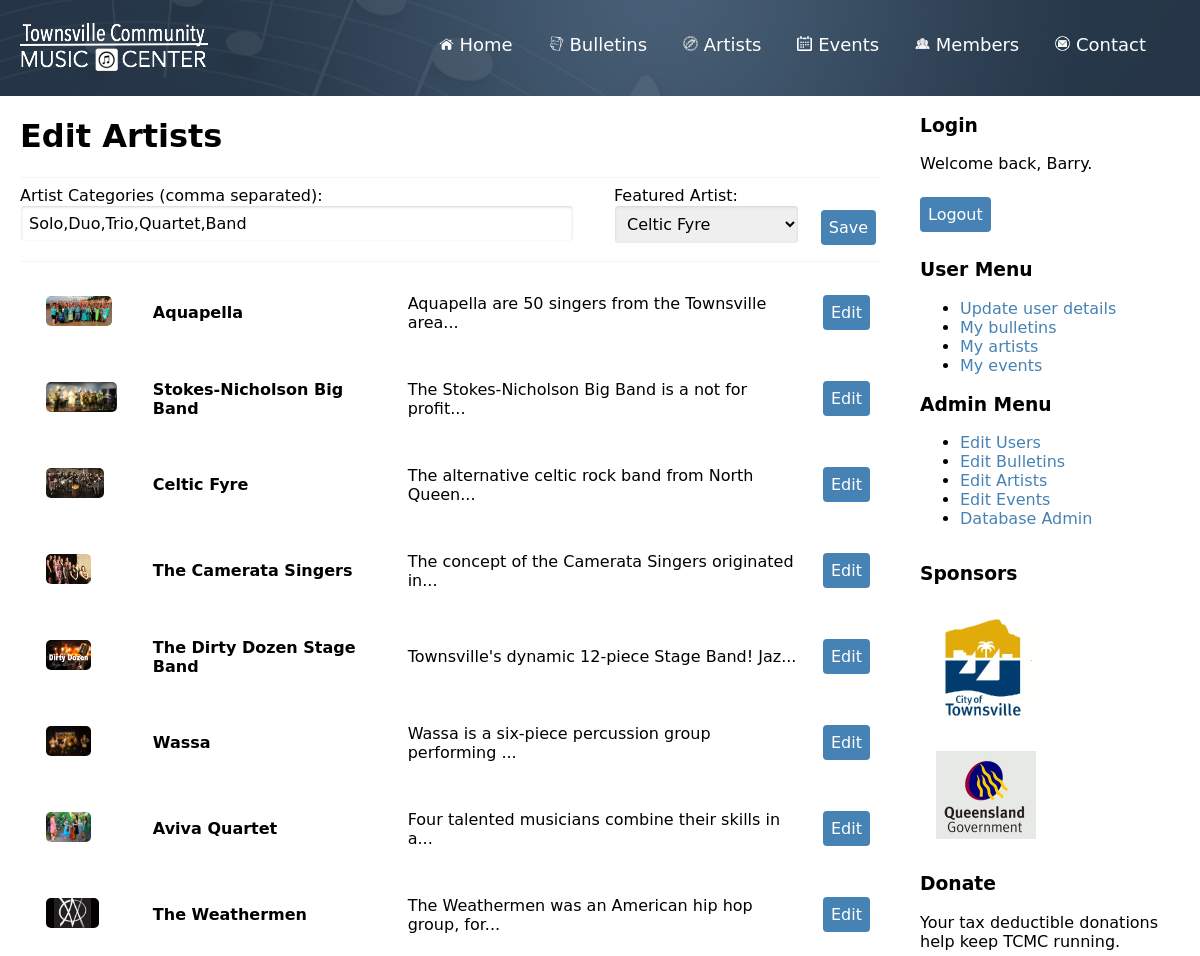
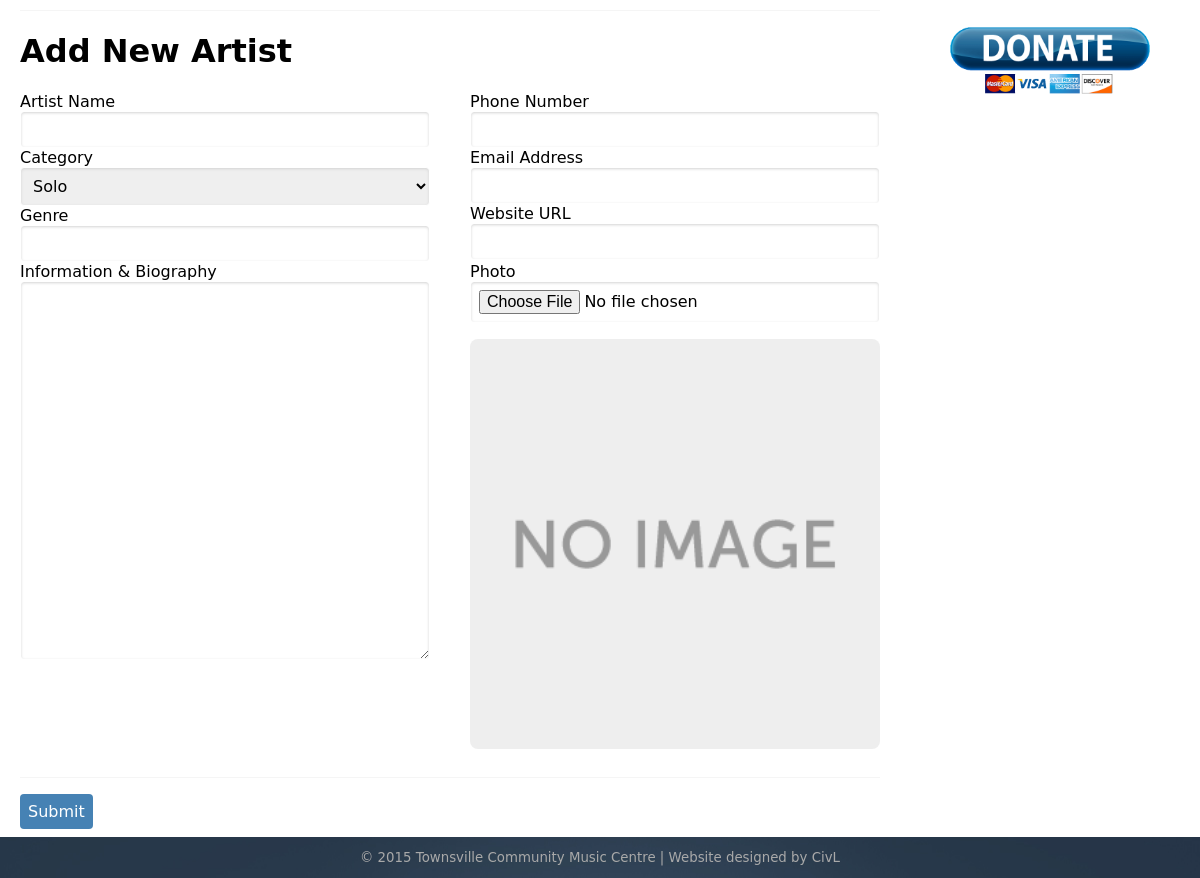
The app's page /adminArtist.php (signed in) with its own data (2 pictures, top to bottom).
### tables this page shows
CREATE TABLE "settings" (
  "settings_id" integer NOT NULL,
  "artist_categories" text NOT NULL,
  PRIMARY KEY ("settings_id")
);

CREATE TABLE "artist" (
  "artist_id" integer NOT NULL PRIMARY KEY AUTOINCREMENT,
  "artist_name" text NOT NULL,
  "artist_category" text NOT NULL,
  "artist_phone" text NOT NULL,
  "artist_email" text NOT NULL,
  "artist_website" text NOT NULL,
  "artist_genre" text NOT NULL,
  "artist_info" text NOT NULL,
  "artist_photo" text NOT NULL,
  "artist_featured" text NOT NULL,
  "user_id" text NOT NULL,
  FOREIGN KEY ("user_id") REFERENCES "user" ("user_id") ON DELETE NO ACTION ON UPDATE NO ACTION
);

### adminArtist.php (the view, shortened to what this page needs)
<?php include("header.php"); ?>
    <div class="container">
        <div class="row">
            <div id="main" class="col wide">
                <?php if(!isset($_SESSION['userLoggedIn']) || $_SESSION['user_status'] !== '2'){
                    include('moduleNoAccess.php');
                } else {
                    include("connectdb.php");
                    $select = $dat->query('select * from artist');
                    $artists = $select->fetchAll(PDO::FETCH_ASSOC);
                    $select = $dat->query('select * from settings');
                    $settings = $select->fetch(PDO::FETCH_ASSOC);
                    ?>
                    <div class="blockMy">
                        <h1>Edit Artists</h1>
                        <hr>
                        <form method="post" action="processSettings.php" class="row">
                            <div class="col twothird">
                                <label for="artist_categories">Artist Categories (comma separated):</label>
                                <input id="artist_categories" name="artist_categories" value="<?php echo $settings['artist_categories'] ?>">
                            </div>
                            <div class="col narrow">
                                <label for="artist_featured">Featured Artist:</label>
                                <select id="artist_featured" name="artist_featured">
                                    <?php
                                    foreach ($artists as $row) {
                                        if ($row['artist_featured'] == 'true') {
                                            echo '<option selected>'. $row['artist_name'] .'</option>';
                                            continue;
                                        }
                                    }
                                    ?>
                                </select>
                            </div>
                            <button type="submit" name="submit" value="artist" style="float:right;margin: 1.5em 1.5em .5em 0;">Save</button>
                        </form>
                        <hr>
                    <?php
                    echo '<table>';
                    foreach ($artists as $row){
                        echo '<tr>';
                        echo '<td><img src="'. $row['artist_photo'] .'"></td>';
                        echo '<td><strong>'. $row['artist_name'] .'</strong></td>';
                        echo '<td>'. substr($row["artist_info"], 0, 49) .'...' .'</td>';
                        echo '<td><a href="adminArtist.php?artist_id='. $row['artist_id'] .'#edit"><button>Edit</button></a></td>';
                        echo '</tr>';
                    }
                    echo '</table></div><hr>';
                    echo '<div id="edit">';
                    if (isset($_GET['artist_id'])){
                        echo '<h1>Edit Artist</h1>';
                    }
                    else {
                        echo '<h1>Add New Artist</h1>';
                    } ?>
                    <form method="post" action="processArtist.php" enctype="multipart/form-data">
                        <div class="row">
                            <div class="col half">
                                    <label for="artist_name">Artist Name</label>
                                    <input name="artist_name" id="artist_name" required>
                                    <label for="artist_category">Category</label>
                                    <select name="artist_category" id="artist_category">
                                        <?php
                                        $select = $dat->query('select * from settings');
                                        $list = $select->fetch(PDO::FETCH_ASSOC);
                                        $options = explode(',', $list['artist_categories']);
                                        foreach($options as $option){
                                            echo '<option>' . $option .'</option>';
                                        } ?>
                                    </select>
                                    <label for="artist_genre">Genre</label>
                                    <input name="artist_genre" id="artist_genre">
                            </div>
                            <div class="col half">
                                    <label for="artist_phone">Phone Number</label>
                                    <input name="artist_phone" id="artist_phone">
                                    <label for="artist_email">Email Address</label>
                                    <input name="artist_email" id="artist_email">
                                    <label for="artist_website">Website URL</label>
                                    <input name="artist_website" id="artist_website">
                            </div>
                        </div>
                        <div class="row">
                            <div class="col half">
                                <label for="artist_info">Information & Biography</label>
                                <textarea rows="19" name="artist_info" id="artist_info"></textarea>
                            </div>
                            <div class="col half">
                                <label for="artist_photo">Photo</label>
                                <input type="file" name="artist_photo" id ="artist_photo">
                                <img src="images/default.gif" id="display_photo" width="100%">
                            </div>
                        </div>
                        <div class="row">
                            <div class="col">
                                <hr>
                                <button type="submit" name="submit" id="submit" value="new">Submit</button>
                            </div>
                        </div>
                    </form>
                    </div>
                <?php } ?>
            </div>
            <div id="sidebar" class="col narrow">
                <?php include("sidebar.php");?>
            </div>
        </div>
    </div>
<?php
include("footer.php"); ?>

### css/style.css (style rules this page uses)
*, *:after, *:before { -webkit-box-sizing: border-box; -moz-box-sizing: border-box; box-sizing: border-box; }
body { font-family:"Lucida Grande", "Lucida Sans Unicode", "Lucida Sans", "DejaVu Sans", Verdana, sans-serif; }
a:link { color:steelblue; text-decoration:none; }
input { width:100%; padding: .5em; border: 1px solid white; border-radius: .25em; box-shadow: inset 0 1px 3px lightgray; }
textarea { width:100%; padding: .5em; border: 1px solid white; border-radius: .25em; box-shadow: inset 0 1px 3px lightgray; }
button { text-align: center; border-radius: .25em; padding: .5em; color: white; background: #4682B4; border: 0; margin: .5em 0; }
select { width:100%; padding: .5em; border: 1px solid white; border-radius: .25em; box-shadow: inset 0 1px 3px lightgray; }
img { margin: 1em; }
hr { border: 0; border-top: 1px solid whitesmoke; }
.blockMy table { width: 100%; }
.blockMy td { padding: 10px; }
.blockMy img { max-height: 30px; border-radius: 5px; }
#display_photo { border-radius: .5em; margin: 1em 0; }
.row { max-width: 1280px; margin: 0 auto; }
.col { padding: 0 20px; }
.row .row { margin: 0 -20px; }
.row:before, .row:after { content: ""; display: table; }
.row:after { clear: both; }
@media only screen { .col { float: left; width: 100%; -webkit-box-sizing: border-box; -moz-box-sizing: border-box; box-sizing: border-box; } }
@media only screen and (min-width:768px) { .wide { width: 75%; } }
@media only screen and (min-width:768px) { .narrow { width: 25%; } }
@media only screen and (min-width:768px) { .twothird { width: 66%; } }
@media only screen and (min-width:768px) { .half { width: 50%; } }

### records on screen
settings: artist_categories "Solo,Duo,Trio,Quartet,Band", artist_category "Solo"
artist: artist_photo (picture), artist_name "Aquapella", artist_info "Aquapella are 50 singers from the Townsville area"
artist: artist_photo (picture), artist_name "Stokes-Nicholson Big Band", artist_info "The Stokes-Nicholson Big Band is a not for profit"
artist: artist_photo (picture), artist_name "Celtic Fyre", artist_info "The alternative celtic rock band from North Queen"
artist: artist_photo (picture), artist_name "The Camerata Singers", artist_info "The concept of the Camerata Singers originated in"
artist: artist_photo (picture), artist_name "The Dirty Dozen Stage Band", artist_info "Townsville's dynamic 12-piece Stage Band! Jaz"
artist: artist_photo (picture), artist_name "Wassa", artist_info "Wassa is a six-piece percussion group performing"
artist: artist_photo (picture), artist_name "Aviva Quartet", artist_info "Four talented musicians combine their skills in a"
artist: artist_photo (picture), artist_name "The Weathermen", artist_info "The Weathermen was an American hip hop group, for"

### other values on screen
$name "Barry"
form field artist_featured "Celtic Fyre"
